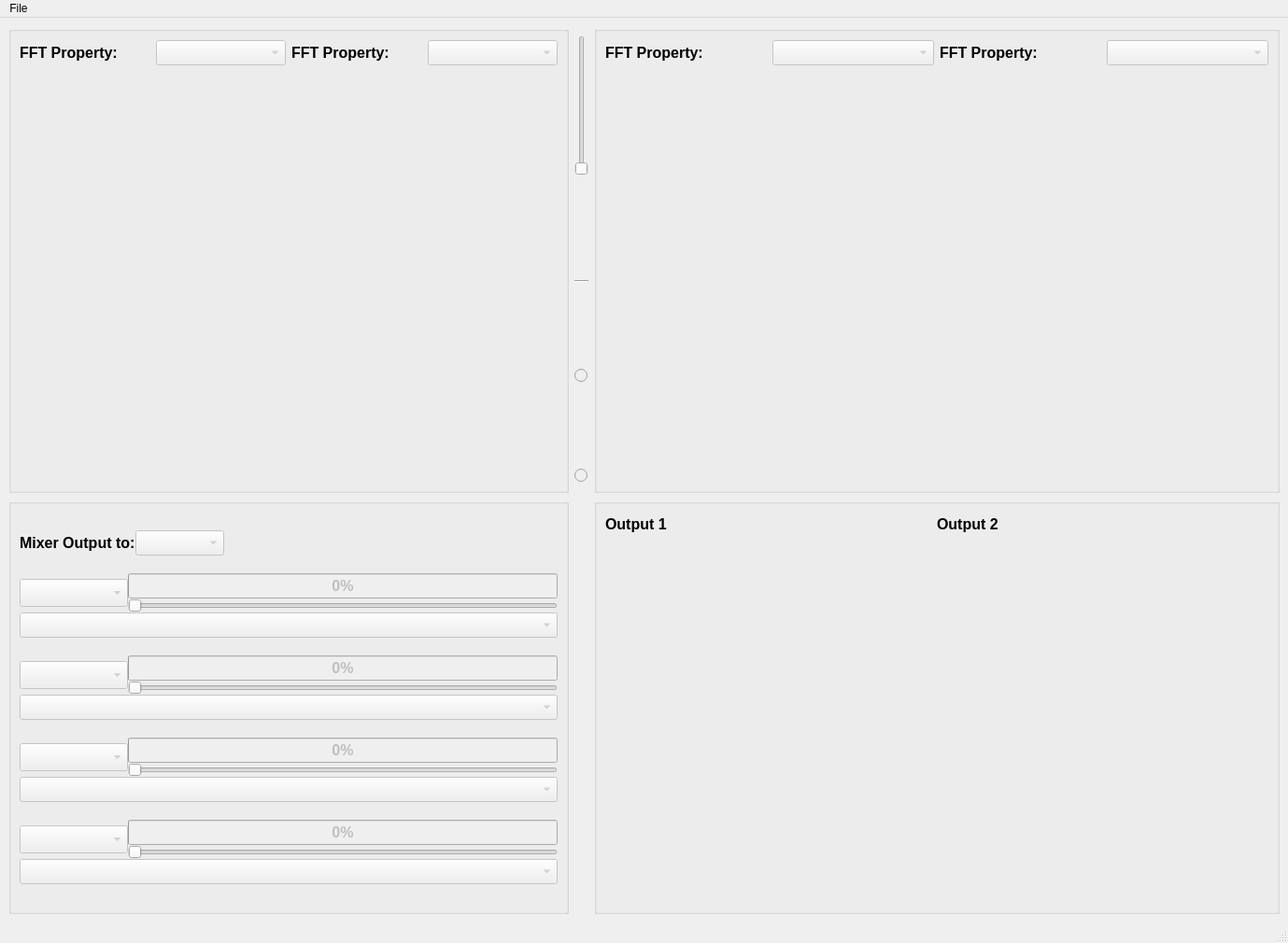
<?xml version="1.0" encoding="UTF-8"?>
<ui version="4.0">
 <class>MainWindow</class>
 <widget class="QMainWindow" name="MainWindow">
  <property name="geometry">
   <rect>
    <x>0</x>
    <y>0</y>
    <width>1379</width>
    <height>1010</height>
   </rect>
  </property>
  <property name="minimumSize">
   <size>
    <width>1320</width>
    <height>1000</height>
   </size>
  </property>
  <property name="windowTitle">
   <string>MainWindow</string>
  </property>
  <widget class="QWidget" name="centralwidget">
   <layout class="QGridLayout" name="gridLayout_4" columnstretch="1,0,0">
    <item row="0" column="0">
     <widget class="QGroupBox" name="image_1_container">
      <property name="sizePolicy">
       <sizepolicy hsizetype="Preferred" vsizetype="Preferred">
        <horstretch>1</horstretch>
        <verstretch>0</verstretch>
       </sizepolicy>
      </property>
      <property name="minimumSize">
       <size>
        <width>600</width>
        <height>500</height>
       </size>
      </property>
      <property name="maximumSize">
       <size>
        <width>900</width>
        <height>500</height>
       </size>
      </property>
      <property name="font">
       <font>
        <pointsize>12</pointsize>
        <bold>true</bold>
       </font>
      </property>
      <property name="title">
       <string/>
      </property>
      <property name="alignment">
       <set>Qt::AlignLeading|Qt::AlignLeft|Qt::AlignVCenter</set>
      </property>
      <layout class="QGridLayout" name="gridLayout">
       <item row="1" column="0" colspan="2">
        <layout class="QGridLayout" name="gridLayout_5">
         <item row="1" column="0">
          <widget class="QLabel" name="image_1_after_filter">
           <property name="enabled">
            <bool>true</bool>
           </property>
           <property name="minimumSize">
            <size>
             <width>225</width>
             <height>225</height>
            </size>
           </property>
           <property name="maximumSize">
            <size>
             <width>300</width>
             <height>300</height>
            </size>
           </property>
           <property name="text">
            <string/>
           </property>
           <property name="pixmap">
            <pixmap>../../../../../../../.designer/backup/placeholder.png</pixmap>
           </property>
          </widget>
         </item>
         <item row="0" column="1">
          <widget class="ClickableLabel" name="image_2_original">
           <property name="minimumSize">
            <size>
             <width>225</width>
             <height>225</height>
            </size>
           </property>
           <property name="maximumSize">
            <size>
             <width>300</width>
             <height>300</height>
            </size>
           </property>
           <property name="text">
            <string/>
           </property>
          </widget>
         </item>
         <item row="0" column="0">
          <widget class="ClickableLabel" name="image_1_original">
           <property name="minimumSize">
            <size>
             <width>225</width>
             <height>225</height>
            </size>
           </property>
           <property name="maximumSize">
            <size>
             <width>300</width>
             <height>300</height>
            </size>
           </property>
           <property name="text">
            <string/>
           </property>
           <property name="pixmap">
            <pixmap>../../../../../../../.designer/backup/placeholder.png</pixmap>
           </property>
          </widget>
         </item>
         <item row="1" column="1">
          <widget class="QLabel" name="image_2_after_filter">
           <property name="minimumSize">
            <size>
             <width>225</width>
             <height>225</height>
            </size>
           </property>
           <property name="maximumSize">
            <size>
             <width>300</width>
             <height>300</height>
            </size>
           </property>
           <property name="text">
            <string/>
           </property>
          </widget>
         </item>
        </layout>
       </item>
       <item row="0" column="0">
        <layout class="QHBoxLayout" name="horizontalLayout">
         <item>
          <widget class="QLabel" name="label">
           <property name="text">
            <string>FFT Property:</string>
           </property>
          </widget>
         </item>
         <item>
          <widget class="QComboBox" name="image_1_pick">
           <property name="enabled">
            <bool>false</bool>
           </property>
           <item>
            <property name="text">
             <string/>
            </property>
           </item>
           <item>
            <property name="text">
             <string>Magnitude</string>
            </property>
           </item>
           <item>
            <property name="text">
             <string>Phase</string>
            </property>
           </item>
           <item>
            <property name="text">
             <string>Real</string>
            </property>
           </item>
           <item>
            <property name="text">
             <string>Imaginary</string>
            </property>
           </item>
          </widget>
         </item>
        </layout>
       </item>
       <item row="0" column="1">
        <layout class="QHBoxLayout" name="horizontalLayout_8">
         <item>
          <widget class="QLabel" name="label_3">
           <property name="text">
            <string>FFT Property:</string>
           </property>
          </widget>
         </item>
         <item>
          <widget class="QComboBox" name="image_2_pick">
           <property name="enabled">
            <bool>false</bool>
           </property>
           <item>
            <property name="text">
             <string/>
            </property>
           </item>
           <item>
            <property name="text">
             <string>Magnitude</string>
            </property>
           </item>
           <item>
            <property name="text">
             <string>Phase</string>
            </property>
           </item>
           <item>
            <property name="text">
             <string>Real</string>
            </property>
           </item>
           <item>
            <property name="text">
             <string>Imaginary</string>
            </property>
           </item>
          </widget>
         </item>
        </layout>
       </item>
      </layout>
     </widget>
    </item>
    <item row="1" column="2">
     <widget class="QGroupBox" name="output_container">
      <property name="font">
       <font>
        <pointsize>12</pointsize>
        <bold>true</bold>
       </font>
      </property>
      <property name="title">
       <string/>
      </property>
      <property name="alignment">
       <set>Qt::AlignLeading|Qt::AlignLeft|Qt::AlignVCenter</set>
      </property>
      <layout class="QGridLayout" name="gridLayout_3">
       <property name="verticalSpacing">
        <number>6</number>
       </property>
       <item row="0" column="0">
        <layout class="QHBoxLayout" name="horizontalLayout_7">
         <property name="spacing">
          <number>0</number>
         </property>
         <property name="sizeConstraint">
          <enum>QLayout::SetDefaultConstraint</enum>
         </property>
         <item>
          <widget class="QLabel" name="output_1_label">
           <property name="sizePolicy">
            <sizepolicy hsizetype="Preferred" vsizetype="Minimum">
             <horstretch>0</horstretch>
             <verstretch>0</verstretch>
            </sizepolicy>
           </property>
           <property name="maximumSize">
            <size>
             <width>16777215</width>
             <height>24</height>
            </size>
           </property>
           <property name="text">
            <string>Output 1</string>
           </property>
          </widget>
         </item>
         <item>
          <widget class="QLabel" name="output_2_label">
           <property name="sizePolicy">
            <sizepolicy hsizetype="Preferred" vsizetype="Minimum">
             <horstretch>0</horstretch>
             <verstretch>0</verstretch>
            </sizepolicy>
           </property>
           <property name="maximumSize">
            <size>
             <width>16777215</width>
             <height>24</height>
            </size>
           </property>
           <property name="text">
            <string>Output 2</string>
           </property>
          </widget>
         </item>
        </layout>
       </item>
       <item row="1" column="0">
        <layout class="QHBoxLayout" name="horizontalLayout_10">
         <property name="sizeConstraint">
          <enum>QLayout::SetDefaultConstraint</enum>
         </property>
         <item>
          <widget class="ClickableLabel" name="output_1">
           <property name="sizePolicy">
            <sizepolicy hsizetype="Maximum" vsizetype="Maximum">
             <horstretch>0</horstretch>
             <verstretch>0</verstretch>
            </sizepolicy>
           </property>
           <property name="minimumSize">
            <size>
             <width>350</width>
             <height>350</height>
            </size>
           </property>
           <property name="maximumSize">
            <size>
             <width>400</width>
             <height>400</height>
            </size>
           </property>
           <property name="text">
            <string/>
           </property>
           <property name="pixmap">
            <pixmap>../../../../../../../.designer/backup/placeholder.png</pixmap>
           </property>
          </widget>
         </item>
         <item>
          <widget class="ClickableLabel" name="output_2">
           <property name="sizePolicy">
            <sizepolicy hsizetype="Maximum" vsizetype="Maximum">
             <horstretch>0</horstretch>
             <verstretch>0</verstretch>
            </sizepolicy>
           </property>
           <property name="minimumSize">
            <size>
             <width>350</width>
             <height>350</height>
            </size>
           </property>
           <property name="maximumSize">
            <size>
             <width>400</width>
             <height>400</height>
            </size>
           </property>
           <property name="text">
            <string/>
           </property>
           <property name="pixmap">
            <pixmap>../../../../../../../.designer/backup/placeholder.png</pixmap>
           </property>
          </widget>
         </item>
        </layout>
       </item>
      </layout>
     </widget>
    </item>
    <item row="0" column="2">
     <widget class="QGroupBox" name="image_1_container_2">
      <property name="enabled">
       <bool>true</bool>
      </property>
      <property name="sizePolicy">
       <sizepolicy hsizetype="Preferred" vsizetype="Preferred">
        <horstretch>2</horstretch>
        <verstretch>0</verstretch>
       </sizepolicy>
      </property>
      <property name="minimumSize">
       <size>
        <width>600</width>
        <height>500</height>
       </size>
      </property>
      <property name="maximumSize">
       <size>
        <width>900</width>
        <height>500</height>
       </size>
      </property>
      <property name="font">
       <font>
        <pointsize>12</pointsize>
        <bold>true</bold>
       </font>
      </property>
      <property name="title">
       <string/>
      </property>
      <property name="alignment">
       <set>Qt::AlignLeading|Qt::AlignLeft|Qt::AlignVCenter</set>
      </property>
      <layout class="QGridLayout" name="gridLayout_2">
       <item row="0" column="0">
        <layout class="QHBoxLayout" name="horizontalLayout_2">
         <item>
          <widget class="QLabel" name="label_2">
           <property name="text">
            <string>FFT Property:</string>
           </property>
          </widget>
         </item>
         <item>
          <widget class="QComboBox" name="image_3_pick">
           <property name="enabled">
            <bool>false</bool>
           </property>
           <item>
            <property name="text">
             <string/>
            </property>
           </item>
           <item>
            <property name="text">
             <string>Magnitude</string>
            </property>
           </item>
           <item>
            <property name="text">
             <string>Phase</string>
            </property>
           </item>
           <item>
            <property name="text">
             <string>Real</string>
            </property>
           </item>
           <item>
            <property name="text">
             <string>Imaginary</string>
            </property>
           </item>
          </widget>
         </item>
        </layout>
       </item>
       <item row="0" column="1">
        <layout class="QHBoxLayout" name="horizontalLayout_9">
         <item>
          <widget class="QLabel" name="label_4">
           <property name="text">
            <string>FFT Property:</string>
           </property>
          </widget>
         </item>
         <item>
          <widget class="QComboBox" name="image_4_pick">
           <property name="enabled">
            <bool>false</bool>
           </property>
           <item>
            <property name="text">
             <string/>
            </property>
           </item>
           <item>
            <property name="text">
             <string>Magnitude</string>
            </property>
           </item>
           <item>
            <property name="text">
             <string>Phase</string>
            </property>
           </item>
           <item>
            <property name="text">
             <string>Real</string>
            </property>
           </item>
           <item>
            <property name="text">
             <string>Imaginary</string>
            </property>
           </item>
          </widget>
         </item>
        </layout>
       </item>
       <item row="1" column="0" colspan="2">
        <layout class="QGridLayout" name="gridLayout_6">
         <item row="0" column="1">
          <widget class="ClickableLabel" name="image_3_original">
           <property name="minimumSize">
            <size>
             <width>225</width>
             <height>225</height>
            </size>
           </property>
           <property name="maximumSize">
            <size>
             <width>300</width>
             <height>300</height>
            </size>
           </property>
           <property name="text">
            <string/>
           </property>
           <property name="pixmap">
            <pixmap>../../../../../../../.designer/backup/placeholder.png</pixmap>
           </property>
          </widget>
         </item>
         <item row="1" column="2">
          <widget class="QLabel" name="image_4_after_filter">
           <property name="minimumSize">
            <size>
             <width>225</width>
             <height>225</height>
            </size>
           </property>
           <property name="maximumSize">
            <size>
             <width>300</width>
             <height>300</height>
            </size>
           </property>
           <property name="text">
            <string/>
           </property>
          </widget>
         </item>
         <item row="0" column="2">
          <widget class="ClickableLabel" name="image_4_original">
           <property name="minimumSize">
            <size>
             <width>225</width>
             <height>225</height>
            </size>
           </property>
           <property name="maximumSize">
            <size>
             <width>300</width>
             <height>300</height>
            </size>
           </property>
           <property name="text">
            <string/>
           </property>
          </widget>
         </item>
         <item row="1" column="1">
          <widget class="QLabel" name="image_3_after_filter">
           <property name="minimumSize">
            <size>
             <width>225</width>
             <height>225</height>
            </size>
           </property>
           <property name="maximumSize">
            <size>
             <width>300</width>
             <height>300</height>
            </size>
           </property>
           <property name="text">
            <string/>
           </property>
           <property name="pixmap">
            <pixmap>../../../../../../../.designer/backup/placeholder.png</pixmap>
           </property>
          </widget>
         </item>
        </layout>
       </item>
      </layout>
     </widget>
    </item>
    <item row="1" column="0">
     <widget class="QGroupBox" name="mixer_container">
      <property name="maximumSize">
       <size>
        <width>900</width>
        <height>480</height>
       </size>
      </property>
      <property name="font">
       <font>
        <pointsize>12</pointsize>
        <bold>true</bold>
       </font>
      </property>
      <property name="title">
       <string/>
      </property>
      <layout class="QVBoxLayout" name="verticalLayout_13">
       <property name="spacing">
        <number>0</number>
       </property>
       <item>
        <layout class="QHBoxLayout" name="horizontalLayout_6">
         <item>
          <layout class="QHBoxLayout" name="horizontalLayout_4">
           <item>
            <widget class="QLabel" name="mixer_output_to_label">
             <property name="text">
              <string>Mixer Output to:</string>
             </property>
            </widget>
           </item>
           <item>
            <widget class="QComboBox" name="output_select">
             <property name="enabled">
              <bool>false</bool>
             </property>
             <item>
              <property name="text">
               <string/>
              </property>
             </item>
             <item>
              <property name="text">
               <string>Output 1</string>
              </property>
             </item>
             <item>
              <property name="text">
               <string>Output 2</string>
              </property>
             </item>
            </widget>
           </item>
          </layout>
         </item>
         <item>
          <spacer name="horizontalSpacer">
           <property name="orientation">
            <enum>Qt::Horizontal</enum>
           </property>
           <property name="sizeHint" stdset="0">
            <size>
             <width>40</width>
             <height>20</height>
            </size>
           </property>
          </spacer>
         </item>
        </layout>
       </item>
       <item>
        <layout class="QVBoxLayout" name="verticalLayout_4">
         <item>
          <layout class="QHBoxLayout" name="horizontalLayout_3">
           <item>
            <widget class="QComboBox" name="component_1_select">
             <property name="enabled">
              <bool>false</bool>
             </property>
             <property name="minimumSize">
              <size>
               <width>116</width>
               <height>30</height>
              </size>
             </property>
             <item>
              <property name="text">
               <string/>
              </property>
             </item>
            </widget>
           </item>
           <item>
            <layout class="QVBoxLayout" name="verticalLayout">
             <item>
              <widget class="QProgressBar" name="component_1_percentage">
               <property name="enabled">
                <bool>false</bool>
               </property>
               <property name="value">
                <number>0</number>
               </property>
              </widget>
             </item>
             <item>
              <widget class="QSlider" name="component_1_slider">
               <property name="enabled">
                <bool>false</bool>
               </property>
               <property name="maximum">
                <number>100</number>
               </property>
               <property name="orientation">
                <enum>Qt::Horizontal</enum>
               </property>
              </widget>
             </item>
            </layout>
           </item>
          </layout>
         </item>
         <item>
          <widget class="QComboBox" name="component_1_type">
           <property name="enabled">
            <bool>false</bool>
           </property>
           <item>
            <property name="text">
             <string/>
            </property>
           </item>
           <item>
            <property name="text">
             <string>Magnitude</string>
            </property>
           </item>
           <item>
            <property name="text">
             <string>Phase</string>
            </property>
           </item>
           <item>
            <property name="text">
             <string>Real</string>
            </property>
           </item>
           <item>
            <property name="text">
             <string>Imaginary</string>
            </property>
           </item>
          </widget>
         </item>
        </layout>
       </item>
       <item>
        <layout class="QVBoxLayout" name="verticalLayout_2">
         <item>
          <layout class="QHBoxLayout" name="horizontalLayout_5">
           <item>
            <widget class="QComboBox" name="component_2_select">
             <property name="enabled">
              <bool>false</bool>
             </property>
             <property name="minimumSize">
              <size>
               <width>116</width>
               <height>30</height>
              </size>
             </property>
             <item>
              <property name="text">
               <string/>
              </property>
             </item>
            </widget>
           </item>
           <item>
            <layout class="QVBoxLayout" name="verticalLayout_3">
             <item>
              <widget class="QProgressBar" name="component_2_percentage">
               <property name="enabled">
                <bool>false</bool>
               </property>
               <property name="value">
                <number>0</number>
               </property>
              </widget>
             </item>
             <item>
              <widget class="QSlider" name="component_2_slider">
               <property name="enabled">
                <bool>false</bool>
               </property>
               <property name="maximum">
                <number>100</number>
               </property>
               <property name="orientation">
                <enum>Qt::Horizontal</enum>
               </property>
              </widget>
             </item>
            </layout>
           </item>
          </layout>
         </item>
         <item>
          <widget class="QComboBox" name="component_2_type">
           <property name="enabled">
            <bool>false</bool>
           </property>
           <item>
            <property name="text">
             <string/>
            </property>
           </item>
           <item>
            <property name="text">
             <string>Magnitude</string>
            </property>
           </item>
           <item>
            <property name="text">
             <string>Phase</string>
            </property>
           </item>
           <item>
            <property name="text">
             <string>Real</string>
            </property>
           </item>
           <item>
            <property name="text">
             <string>Imaginary</string>
            </property>
           </item>
          </widget>
         </item>
        </layout>
       </item>
       <item>
        <layout class="QVBoxLayout" name="verticalLayout_7">
         <item>
          <layout class="QHBoxLayout" name="horizontalLayout_12">
           <item>
            <widget class="QComboBox" name="component_3_select">
             <property name="enabled">
              <bool>false</bool>
             </property>
             <property name="minimumSize">
              <size>
               <width>116</width>
               <height>30</height>
              </size>
             </property>
             <item>
              <property name="text">
               <string/>
              </property>
             </item>
            </widget>
           </item>
           <item>
            <layout class="QVBoxLayout" name="verticalLayout_8">
             <item>
              <widget class="QProgressBar" name="component_3_percentage">
               <property name="enabled">
                <bool>false</bool>
               </property>
               <property name="value">
                <number>0</number>
               </property>
              </widget>
             </item>
             <item>
              <widget class="QSlider" name="component_3_slider">
               <property name="enabled">
                <bool>false</bool>
               </property>
               <property name="maximum">
                <number>100</number>
               </property>
               <property name="orientation">
                <enum>Qt::Horizontal</enum>
               </property>
              </widget>
             </item>
            </layout>
           </item>
          </layout>
         </item>
         <item>
          <widget class="QComboBox" name="component_3_type">
           <property name="enabled">
            <bool>false</bool>
           </property>
           <item>
            <property name="text">
             <string/>
            </property>
           </item>
           <item>
            <property name="text">
             <string>Magnitude</string>
            </property>
           </item>
           <item>
            <property name="text">
             <string>Phase</string>
            </property>
           </item>
           <item>
            <property name="text">
             <string>Real</string>
            </property>
           </item>
           <item>
            <property name="text">
             <string>Imaginary</string>
            </property>
           </item>
          </widget>
         </item>
        </layout>
       </item>
       <item>
        <layout class="QVBoxLayout" name="verticalLayout_11">
         <item>
          <layout class="QHBoxLayout" name="horizontalLayout_14">
           <item>
            <widget class="QComboBox" name="component_4_select">
             <property name="enabled">
              <bool>false</bool>
             </property>
             <property name="minimumSize">
              <size>
               <width>116</width>
               <height>30</height>
              </size>
             </property>
             <item>
              <property name="text">
               <string/>
              </property>
             </item>
            </widget>
           </item>
           <item>
            <layout class="QVBoxLayout" name="verticalLayout_12">
             <item>
              <widget class="QProgressBar" name="component_4_percentage">
               <property name="enabled">
                <bool>false</bool>
               </property>
               <property name="value">
                <number>0</number>
               </property>
              </widget>
             </item>
             <item>
              <widget class="QSlider" name="component_4_slider">
               <property name="enabled">
                <bool>false</bool>
               </property>
               <property name="maximum">
                <number>100</number>
               </property>
               <property name="orientation">
                <enum>Qt::Horizontal</enum>
               </property>
              </widget>
             </item>
            </layout>
           </item>
          </layout>
         </item>
         <item>
          <widget class="QComboBox" name="component_4_type">
           <property name="enabled">
            <bool>false</bool>
           </property>
           <item>
            <property name="text">
             <string/>
            </property>
           </item>
           <item>
            <property name="text">
             <string>Magnitude</string>
            </property>
           </item>
           <item>
            <property name="text">
             <string>Phase</string>
            </property>
           </item>
           <item>
            <property name="text">
             <string>Real</string>
            </property>
           </item>
           <item>
            <property name="text">
             <string>Imaginary</string>
            </property>
           </item>
          </widget>
         </item>
        </layout>
       </item>
      </layout>
     </widget>
    </item>
    <item row="0" column="1">
     <layout class="QVBoxLayout" name="verticalLayout_5">
      <item>
       <widget class="QSlider" name="region_slider">
        <property name="enabled">
         <bool>false</bool>
        </property>
        <property name="maximumSize">
         <size>
          <width>22</width>
          <height>150</height>
         </size>
        </property>
        <property name="orientation">
         <enum>Qt::Vertical</enum>
        </property>
       </widget>
      </item>
      <item>
       <widget class="QLabel" name="label_5">
        <property name="maximumSize">
         <size>
          <width>22</width>
          <height>80</height>
         </size>
        </property>
        <property name="text">
         <string/>
        </property>
        <property name="pixmap">
         <pixmap resource="assets/resources.qrc">:/text.png</pixmap>
        </property>
        <property name="alignment">
         <set>Qt::AlignLeading|Qt::AlignLeft|Qt::AlignTop</set>
        </property>
       </widget>
      </item>
      <item>
       <widget class="Line" name="line">
        <property name="maximumSize">
         <size>
          <width>22</width>
          <height>16777215</height>
         </size>
        </property>
        <property name="orientation">
         <enum>Qt::Horizontal</enum>
        </property>
       </widget>
      </item>
      <item>
       <widget class="QLabel" name="label_7">
        <property name="maximumSize">
         <size>
          <width>16777215</width>
          <height>60</height>
         </size>
        </property>
        <property name="text">
         <string/>
        </property>
        <property name="pixmap">
         <pixmap resource="assets/resources.qrc">:/outer.png</pixmap>
        </property>
       </widget>
      </item>
      <item>
       <widget class="QRadioButton" name="outer_select">
        <property name="enabled">
         <bool>false</bool>
        </property>
        <property name="styleSheet">
         <string notr="true">QCheckBox::indicator {
                width: 16px;
                height: 16px;
}</string>
        </property>
        <property name="text">
         <string/>
        </property>
        <property name="checkable">
         <bool>true</bool>
        </property>
       </widget>
      </item>
      <item>
       <widget class="QLabel" name="label_6">
        <property name="maximumSize">
         <size>
          <width>16777215</width>
          <height>60</height>
         </size>
        </property>
        <property name="text">
         <string/>
        </property>
        <property name="pixmap">
         <pixmap resource="assets/resources.qrc">:/inner.png</pixmap>
        </property>
       </widget>
      </item>
      <item>
       <widget class="QRadioButton" name="inner_select">
        <property name="enabled">
         <bool>false</bool>
        </property>
        <property name="styleSheet">
         <string notr="true">QCheckBox::indicator {
                width: 16px;
                height: 16px;
            }</string>
        </property>
        <property name="text">
         <string/>
        </property>
        <property name="checkable">
         <bool>true</bool>
        </property>
       </widget>
      </item>
     </layout>
    </item>
   </layout>
  </widget>
  <widget class="QMenuBar" name="menubar">
   <property name="geometry">
    <rect>
     <x>0</x>
     <y>0</y>
     <width>1379</width>
     <height>22</height>
    </rect>
   </property>
   <widget class="QMenu" name="menuFile">
    <property name="title">
     <string>File</string>
    </property>
    <widget class="QMenu" name="menuOpen">
     <property name="title">
      <string>Open</string>
     </property>
     <addaction name="action_open_image_1"/>
     <addaction name="action_open_image_2"/>
     <addaction name="action_open_image_3"/>
     <addaction name="action_open_image_4"/>
    </widget>
    <addaction name="menuOpen"/>
    <addaction name="action_exit"/>
   </widget>
   <addaction name="menuFile"/>
  </widget>
  <widget class="QStatusBar" name="statusbar"/>
  <action name="action">
   <property name="text">
    <string>New</string>
   </property>
   <property name="shortcut">
    <string>Ctrl+N</string>
   </property>
  </action>
  <action name="action_open_image_1">
   <property name="text">
    <string>Image 1</string>
   </property>
   <property name="shortcut">
    <string>Ctrl+1</string>
   </property>
  </action>
  <action name="action_open_image_2">
   <property name="text">
    <string>Image 2</string>
   </property>
   <property name="shortcut">
    <string>Ctrl+2</string>
   </property>
  </action>
  <action name="action_exit">
   <property name="text">
    <string>Exit</string>
   </property>
   <property name="shortcut">
    <string>Ctrl+Q</string>
   </property>
  </action>
  <action name="action_open_image_3">
   <property name="text">
    <string>Image 3</string>
   </property>
   <property name="shortcut">
    <string>Ctrl+3</string>
   </property>
  </action>
  <action name="action_open_image_4">
   <property name="text">
    <string>Image 4</string>
   </property>
   <property name="shortcut">
    <string>Ctrl+4</string>
   </property>
  </action>
 </widget>
 <customwidgets>
  <customwidget>
   <class>ClickableLabel</class>
   <extends>QLabel</extends>
   <header>ClickableLabel</header>
  </customwidget>
 </customwidgets>
 <resources>
  <include location="assets/resources.qrc"/>
 </resources>
 <connections>
  <connection>
   <sender>component_1_slider</sender>
   <signal>valueChanged(int)</signal>
   <receiver>component_1_percentage</receiver>
   <slot>setValue(int)</slot>
   <hints>
    <hint type="sourcelabel">
     <x>384</x>
     <y>557</y>
    </hint>
    <hint type="destinationlabel">
     <x>384</x>
     <y>529</y>
    </hint>
   </hints>
  </connection>
  <connection>
   <sender>component_2_slider</sender>
   <signal>valueChanged(int)</signal>
   <receiver>component_2_percentage</receiver>
   <slot>setValue(int)</slot>
   <hints>
    <hint type="sourcelabel">
     <x>384</x>
     <y>659</y>
    </hint>
    <hint type="destinationlabel">
     <x>384</x>
     <y>631</y>
    </hint>
   </hints>
  </connection>
  <connection>
   <sender>component_3_slider</sender>
   <signal>valueChanged(int)</signal>
   <receiver>component_3_percentage</receiver>
   <slot>setValue(int)</slot>
   <hints>
    <hint type="sourcelabel">
     <x>441</x>
     <y>753</y>
    </hint>
    <hint type="destinationlabel">
     <x>439</x>
     <y>726</y>
    </hint>
   </hints>
  </connection>
  <connection>
   <sender>component_4_slider</sender>
   <signal>valueChanged(int)</signal>
   <receiver>component_4_percentage</receiver>
   <slot>setValue(int)</slot>
   <hints>
    <hint type="sourcelabel">
     <x>475</x>
     <y>850</y>
    </hint>
    <hint type="destinationlabel">
     <x>476</x>
     <y>824</y>
    </hint>
   </hints>
  </connection>
 </connections>
</ui>
